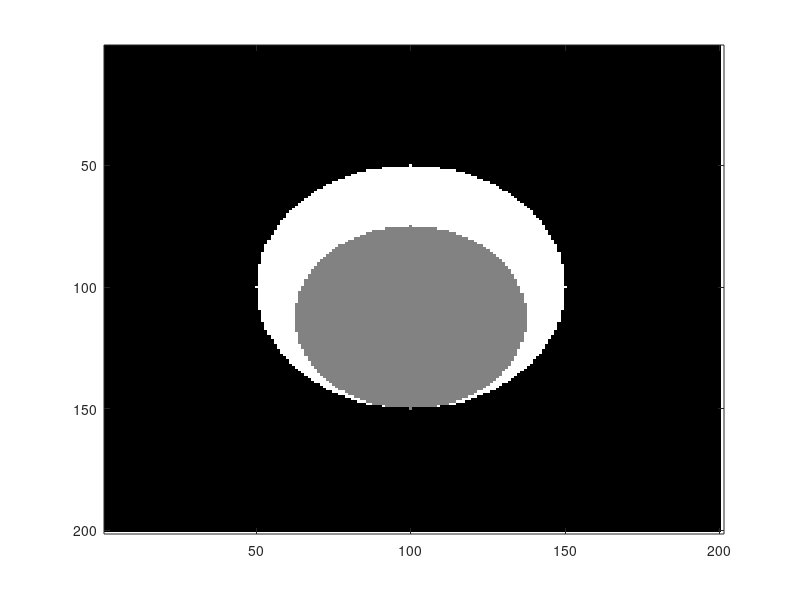
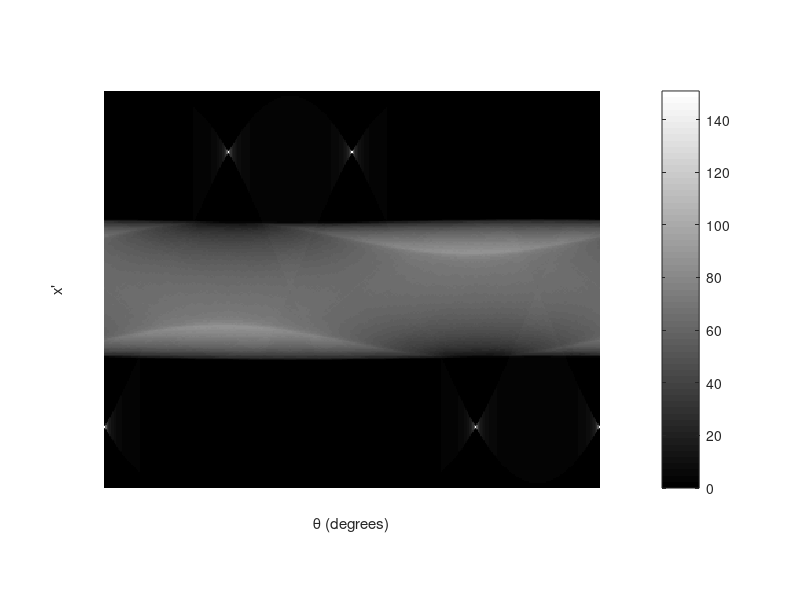

These charts were generated, in order, by the following MATLAB code: (Note: this script raises an error after producing the figures.)
n=201;
A=ones(n,n);
x=-1;
y=-1;

for x=-1:0.01:1
    for y=-1:0.01:1
        if x^2+y^2<=0.25 && (x-1/8)^2+y^2>9/64
            a=round(x*100+100);
            b=round(y*100+100);
            A(a,b)=1;
        end
        if (x-1/8)^2+y^2<=9/64
            a=round(x*100+100);
            b=round(y*100+100);
            A(a,b)=0.5;
        end
        if x^2+y^2>0.25 && x~=-1 && y~=-1
            a=round(x*100+100);
            b=round(y*100+100);
            A(a,b)=0;
        end
    end
end
figure; 
imagesc(A);
colormap(gray);

figure
theta = 0:360;
[R,xp] = radon(A,theta);
imshow(R,[],'Xdata',theta,'Ydata',xp,...
            'InitialMagnification','fit')
xlabel('\theta (degrees)')
ylabel('x''')
colormap(gray), colorbar
iptsetpref('ImshowAxesVisible','on')

figure 
theta = 60;
[R,xp] = radon(A(50:150,50:150),theta);
plot(0:1:144,R)

figure 
theta = 0;
[R,xp] = radon(A(50:150,50:150),theta);
plot(0:1:144,R)
